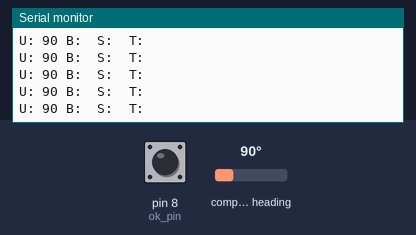
This sketch was run on a simulated Arduino Mega 2560, built with avr-gcc and run on an emulated ATmega2560. Parts: the last lines printed to the serial monitor. The test bench sets the inputs (shaded band); at power-on: compass heading 90°, pin 8 (ok_pin) HIGH.

Above: at 1.2 s.
1.3 s: compass heading set to 7°
At 1.32 s:
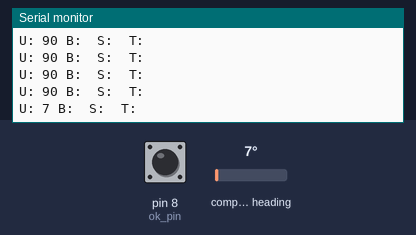
4.3 s: pin 8 (ok_pin) pulled LOW for 0.15 s
At 5.56 s:
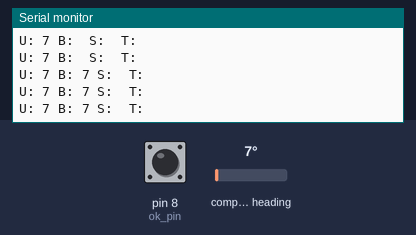
5.9 s: pin 8 (ok_pin) pulled LOW for 3.2 s
At 7.5 s:
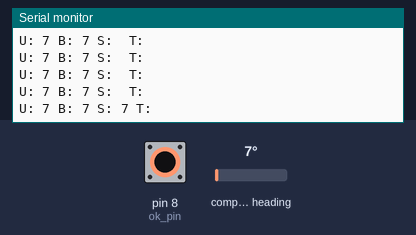
12.1 s: compass heading set to 90°
At 12.2 s:
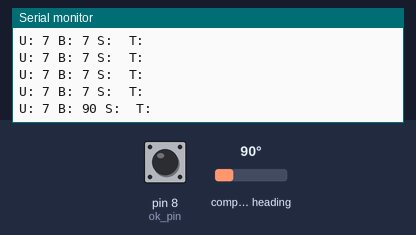
13.6 s: pin 8 (ok_pin) pulled LOW for 1 s
At 14.82 s:
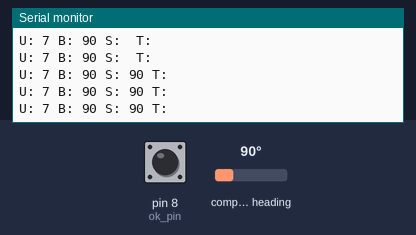
17.6 s: pin 8 (ok_pin) pulsed LOW 5 times (0.12 s each, 0.3 s apart)
At 19.4 s:
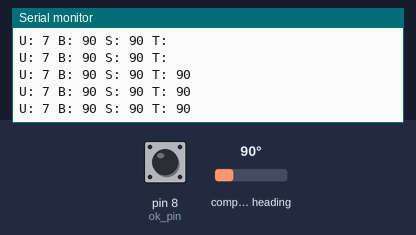

The sketch:

QMC5883L_FIX.ino
```cpp
/* Sensor Kompas

Dicoba di Arduino Mega
Nama : QMC5883L
Uji coba : HW-127
Output :
  * U: 98 B: S: T:
Cara Kerja :
 * Saat awal, nilai U akan berubah terus menerus
 * Ketika tombol ditekan, maka U akan tetap dan B mulai berubah - ubah
 * Dan seterusnya hingga T
 * Ketika T dan tombol ditekan, maka monitor akan kembali lagi ke awal ( U berubah lagi, yang artinys kalibrasi selesai)
Wirig :
 Wiring
 * Tomnbol : temrinal bebas. Satu ke gnd, satu ke pin digital board
*/


#include <QMC5883LCompass.h>
QMC5883LCompass compass;
#define ok_pin 8
#define ok !digitalRead(ok_pin)

void setup() {
  Serial.begin(9600);
  pinMode(8, INPUT_PULLUP);
  compass.init();
}

void loop() {
  subMC5883L();
}
```

subMC5883L.ino
```cpp
void subMC5883L(){
  // Arah Utara
  int U;
  int B;
  int S;
  int T;
  while(1){
  compass.read();
  Serial.print("U: ");
  Serial.print(compass.getAzimuth());
  Serial.print(" ");
  Serial.print("B: ");
  Serial.print(" ");
  Serial.print("S: ");
  Serial.print(" ");
  Serial.print("T: ");
  Serial.println();
  if (ok == HIGH){
    delay(1000);
    U = compass.getAzimuth();
    Serial.print("U: ");
    Serial.print(U);
    Serial.print(" ");
    Serial.print("B: ");
    Serial.print(" ");
    Serial.print("S: ");
    Serial.print(" ");
    Serial.print("T: ");
    Serial.println();
    break;

  }
  delay(100);
  }
  // Arah Barat
  while(1){
  compass.read();
  Serial.print("U: ");
  Serial.print(U);
  Serial.print(" ");
  Serial.print("B: ");
  Serial.print(compass.getAzimuth());
  Serial.print(" ");
  Serial.print("S: ");
  Serial.print(" ");
  Serial.print("T: ");
  Serial.println();
  if (ok == HIGH){
    delay(1000);
    B = compass.getAzimuth();
    Serial.print("U: ");
    Serial.print(U);
    Serial.print(" ");
    Serial.print("B: ");
    Serial.print(B);
    Serial.print(" ");
    Serial.print("S: ");
    Serial.print(" ");
    Serial.print("T: ");
    Serial.println();
    break;
  }
  delay(100);
  }
  // Arah Selatan
  while(1){
  compass.read();
  Serial.print("U: ");
  Serial.print(U);
  Serial.print(" ");
  Serial.print("B: ");
  Serial.print(B);
  Serial.print(" ");
  Serial.print("S: ");
  Serial.print(compass.getAzimuth());
  Serial.print(" ");
  Serial.print("T: ");
  Serial.println();
  if (ok == HIGH){
    delay(1000);
    S = compass.getAzimuth();
    Serial.print("U: ");
    Serial.print(U);
    Serial.print(" ");
    Serial.print("B: ");
    Serial.print(B);
    Serial.print(" ");
    Serial.print("S: ");
    Serial.print(S);
    Serial.print(" ");
    Serial.print("T: ");
    Serial.println();
    break;
    delay(1000);
  }
  delay(100);
  }
   // Arah Timur
  while(1){
  compass.read();
  Serial.print("U: ");
  Serial.print(U);
  Serial.print(" ");
  Serial.print("B: ");
  Serial.print(B);
  Serial.print(" ");
  Serial.print("S: ");
  Serial.print(S);
  Serial.print(" ");
  Serial.print("T: ");
  Serial.print(compass.getAzimuth());
  Serial.println();
  if (ok == HIGH){
    delay(1000);
    T = compass.getAzimuth();
    Serial.print("U: ");
    Serial.print(U);
    Serial.print(" ");
    Serial.print("B: ");
    Serial.print(B);
    Serial.print(" ");
    Serial.print("S: ");
    Serial.print(S);
    Serial.print(" ");
    Serial.print("T: ");
    Serial.print(T);
    Serial.println();
    break;
  }
  delay(100);
  }
}
```

Measured:
- after the input at 1.3 s, the serial monitor: prints a new line at once (image 1)
- after the input at 4.3 s, the serial monitor: prints a new line after 1.1 s (image 2)
- after the input at 5.9 s, the serial monitor: prints a new line after 1.1 s (image 3)
- after the input at 12.1 s, the serial monitor: prints a new line after 0.09 s (image 4)
- after the input at 13.6 s, the serial monitor: prints a new line after 1.0 s (image 5)
- after the input at 17.6 s, the serial monitor: prints a new line after 1.1 s (image 6)
